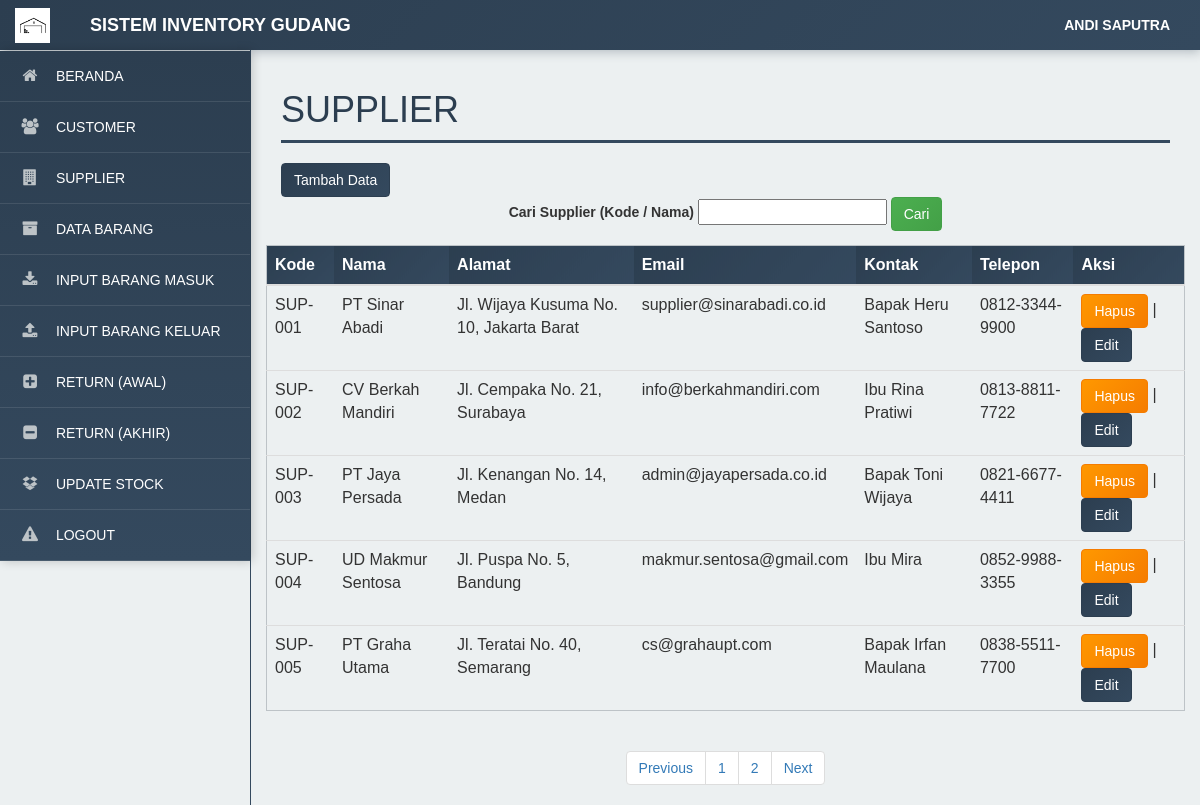
Screenshot of /petugas/index.php?m=supplier&s=awal (signed in) with the database file from the repository.
### tables this page shows
CREATE TABLE `tb_petugas` (
  `kode_petugas` varchar(20) NOT NULL,
  `nama` varchar(255) NOT NULL,
  `job` varchar(255) NOT NULL,
  `username` varchar(255) NOT NULL,
  `password` varchar(255) NOT NULL,
  `otorisasi` varchar(255) NOT NULL,
  `telepon` varchar(255) NOT NULL
);

CREATE TABLE `tb_sup` (
  `kode_sup` varchar(255) NOT NULL,
  `nama_sup` varchar(255) NOT NULL,
  `alamat_sup` text NOT NULL,
  `email_sup` varchar(255) NOT NULL,
  `cp_sup` varchar(255) NOT NULL,
  `telepon_sup` varchar(255) NOT NULL
);

### petugas/modul/supplier/paging.php (the view, shortened to what this page needs)
<?php
include '../koneksi.php';
$batas = 5;
$halaman = isset($_GET['halaman']) && is_numeric($_GET['halaman']) ? (int) $_GET['halaman'] : 1;
$halaman_awal = ($halaman > 1) ? ($halaman * $batas) - $batas : 0;
$data = mysqli_query($koneksi, "SELECT * FROM tb_sup");
$jumlah_data = mysqli_num_rows($data);
$total_halaman = ceil($jumlah_data / $batas);
$next = ($halaman < $total_halaman) ? $halaman + 1 : $total_halaman;
if (isset($_POST['go_supplier'])) {
    $cari = mysqli_real_escape_string($koneksi, $_POST['cari_supplier']);
    $data_supplier = mysqli_query($koneksi, "
        SELECT * FROM tb_sup
        WHERE kode_sup LIKE '%$cari%'
           OR nama_sup LIKE '%$cari%'
        ORDER BY kode_sup ASC
        LIMIT $halaman_awal, $batas
    ");
} else {
    $data_supplier = mysqli_query($koneksi, "
        SELECT * FROM tb_sup
        ORDER BY CAST(SUBSTRING_INDEX(kode_sup, '-', -1) AS UNSIGNED) ASC
        LIMIT $halaman_awal, $batas
    ");
}
while ($row = mysqli_fetch_assoc($data_supplier)) {
    ?>
    <tr>
        <td><?= $row['kode_sup']; ?></td>
        <td><?= $row['nama_sup']; ?></td>
        <td><?= $row['alamat_sup']; ?></td>
        <td><?= $row['email_sup']; ?></td>
        <td><?= $row['cp_sup']; ?></td>
        <td><?= $row['telepon_sup']; ?></td>
        <td>
            <a href="index.php?m=supplier&s=hapus&kode_sup=<?= $row['kode_sup']; ?>"
                onclick="return confirm('Yakin Akan Dihapus?')">
                <button class="btn btn-danger">Hapus</button>
            </a>
            |
            <a href="index.php?m=supplier&s=ubah&kode_sup=<?= $row['kode_sup']; ?>">
                <button class="btn btn-primary">Edit</button>
            </a>
        </td>
    </tr>
    <?php
}
?>

### petugas/modul/supplier/title.php (shortened to what this page needs)
<!DOCTYPE html>
<html>
<head>
  <link href="../vendor/css/bootstrap/bootstrap.min.css" rel="stylesheet">
  <link href="../vendor/css/bootstrap/bootstrap.css" rel="stylesheet">
  <link href="../vendor/font-awesome/css/font-awesome.min.css" rel="stylesheet" type="text/css">
  <link href="../css/tampilanadmin.css" rel="stylesheet">
</head>
<body>
  <div id="wrapper">
    <nav class="navbar navbar-default navbar-static-top" role="navigation" style="margin-bottom: 0">
      <div class="navbar-header">
        <a class="navbar-brand" href="index.php" style="display: flex; align-items: center;">
          <img src="coba1.jpg" alt="Logo" style="height:35px; margin-right:10px;">
          <a class="navbar-brand">Sistem Inventory Gudang</a>
      </div>
      <?php
      $id = $_SESSION['idinv2'];
      include '../koneksi.php';
      $sql = "SELECT * FROM tb_petugas WHERE kode_petugas = '$id'";
      $query = mysqli_query($koneksi, $sql);
      $r = mysqli_fetch_array($query);
      ?>
      <ul class="nav navbar-top-links navbar-right">
        <li class="dropdown">
          <a class="dropdown-toggle" data-toggle="dropdown" href="#">
            <?php echo $r['nama']; ?>
          </a>
        </li>
      </ul>
      <div class="navbar-default sidebar" role="navigation">
        <div class="sidebar-nav navbar-collapse">
          <ul class="nav" id="side-menu">
            <li>
              <a href="?m=awal.php">
                <i class="fa fa-home"></i> Beranda
              </a>
            </li>
            <li>
              <a href="?m=customer&s=awal">
                <i class="fa fa-users"></i> Customer
              </a>
            </li>
            <li>
              <a href="?m=supplier&s=awal">
                <i class="fa fa-building"></i> Supplier
              </a>
            </li>
            <li>
              <a href="?m=barang&s=awal">
                <i class="fa fa-archive"></i> Data Barang
              </a>
            </li>
            <li>
              <a href="?m=barangMasuk&s=awal">
                <i class="fa fa-download"></i> Input Barang Masuk
              </a>
            </li>
            <li>
              <a href="?m=barangKeluar&s=awal">
                <i class="fa fa-upload"></i> Input Barang Keluar
              </a>
            </li>
            <li>
              <a href="?m=koreksiMasuk&s=awal">
                <i class="fa fa-plus-square"></i> Return (Awal)
              </a>
            </li>
            <li>
              <a href="?m=koreksiKeluar&s=awal">
                <i class="fa fa-minus-square"></i> Return (Akhir)
              </a>
            </li>
            <li>
              <a href="?m=updatestock&s=awal">
                <i class="fa fa-dropbox"></i> Update Stock
              </a>
            </li>
            <li>
              <a href="logout.php" onclick="return confirm('Yakin Ingin Logout?')">
                <i class="fa fa-warning"></i> Logout
              </a>
            </li>
          </ul>
        </div>
      </div>
    </nav>
    <div id="page-wrapper">
      <div class="row">
        <div class="col-lg-12">
          <h1 class="page-header">Supplier</h1>
        </div>
      </div>
      <button type="button" class="btn btn-primary" data-toggle="modal" data-target="#exampleModalCenter">
        Tambah Data
      </button>
      <div class="row">
        <center>
          <form action="" method="POST">
            <label>Cari Supplier (Kode / Nama)</label>
            <input type="text" name="cari_supplier">
            <button type="submit" name="go_supplier" class="btn btn-success">Cari</button>
          </form>
        </center>
      </div>
      <div class="row">
        <div class="table-responsive table--no-card m-b-30">
          <table class="table table-borderless table-striped table-earning">
            <thead>
              <tr>
                <th>Kode</th>
                <th>Nama</th>
                <th>Alamat</th>
                <th>Email</th>
                <th>Kontak</th>
                <th>Telepon</th>
                <th>Aksi</th>
              </tr>
            </thead>
            <tbody>
              <?php
              include 'paging.php';
              ?>
            </tbody>
          </table>
          <center>
            <ul class="pagination justify-content-center">
              <li class="page-item">
                <a class="page-link" <?php if ($halaman > 1) {
                  echo "href='?m=supplier&s=awal&halaman=$previous'";
                } ?>>Previous</a>
              </li>
              <?php
              for ($x = 1; $x <= $total_halaman; $x++) {
                ?>
                <li class="page-item"><a class="page-link"
                    href="?m=supplier&s=awal&halaman=<?php echo $x ?>"><?php echo $x; ?></a></li>
                <?php
              }
              ?>
              <li class="page-item">
                <a class="page-link" <?php if ($halaman < $total_halaman) {
                  echo "href='?m=supplier&s=awal&halaman=$next'";
                } ?>>Next</a>
              </li>
            </ul>
          </center>
        </div>
      </div>
    </div>
  </div>
</body>
</html>

### css/tampilanadmin.css (style rules this page uses)
body { font-family: Arial, sans-serif; background-color: #ecf0f1; }
h1 { text-transform: uppercase; font-weight: 500; color: #2c3e50; }
#wrapper { width: 100%; }
#page-wrapper { min-height: 568px; padding: 0 15px; background-color: #ecf0f1; }
@media (min-width: 768px) { #page-wrapper { position: inherit; margin: 0 0 0 250px; padding: 0 30px; border-left: 1px solid #34495e; } }
.navbar { background: linear-gradient(135deg, #2c3e50, #34495e); border: none; font-family: Arial, sans-serif; font-weight: 700; text-transform: uppercase; box-shadow: 0 2px 10px rgba(44, 62, 80, 0.3); }
.navbar-brand { color: #ffffff !important; font-weight: bold; }
.navbar-top-links { margin-right: 0; margin-left: auto; }
.navbar-top-links li { display: inline-block; }
.navbar-top-links li:last-child { margin-right: 15px; }
.navbar-top-links li a { display: block; padding: 15px; min-height: 50px; color: #ffffff !important; }
.sidebar { background: linear-gradient(180deg, #2c3e50, #34495e); box-shadow: 2px 0 10px rgba(0,0,0,0.2); }
.sidebar .sidebar-nav.navbar-collapse { padding: 0; }
.sidebar ul li { border-bottom: 1px solid rgba(255, 255, 255, 0.1); position: relative; overflow: hidden; }
.sidebar ul li a { display: block; padding: 15px 20px; color: #ffffff; text-decoration: none; transition: all 0.3s ease; position: relative; font-weight: 500; font-size: 14px; z-index: 1; }
.sidebar ul li a i { margin-right: 12px; width: 20px; text-align: center; transition: all 0.3s ease; font-size: 16px; color: #bdc3c7; }
@media (min-width: 768px) { .sidebar { position: absolute; z-index: 1; width: 250px; margin-top: 51px; } }
.btn-primary { background: linear-gradient(135deg, #2c3e50, #34495e) !important; border-color: #2c3e50 !important; color: #ffffff !important; }
.btn-success { background: linear-gradient(135deg, #4CAF50, #43A047) !important; border-color: #43A047 !important; color: #ffffff !important; }
.btn-danger { background: linear-gradient(135deg, #FF9800, #F57C00) !important; border-color: #F57C00 !important; color: #ffffff !important; }
.table-striped tbody tr:nth-of-type(odd) { background-color: #ecf0f1; }
.table thead th { background: linear-gradient(135deg, #2c3e50, #34495e); color: #ffffff; border-color: #2c3e50; }
.table { border: 1px solid #bdc3c7; }
a { color: #2c3e50; transition: color 0.3s ease; }
.page-header { color: #2c3e50 !important; border-bottom: 3px solid #34495e; padding-bottom: 10px; }

### rows the page displays
tb_petugas: nama "ANDI SAPUTRA"
tb_sup: kode_sup "SUP-001", nama_sup "PT Sinar Abadi", alamat_sup "Jl. Wijaya Kusuma No. 10, Jakarta Barat", email_sup "supplier@sinarabadi.co.id", cp_sup "Bapak Heru Santoso", telepon_sup "0812-3344-9900"
tb_sup: kode_sup "SUP-002", nama_sup "CV Berkah Mandiri", alamat_sup "Jl. Cempaka No. 21, Surabaya", email_sup "info@berkahmandiri.com", cp_sup "Ibu Rina Pratiwi", telepon_sup "0813-8811-7722"
tb_sup: kode_sup "SUP-003", nama_sup "PT Jaya Persada", alamat_sup "Jl. Kenangan No. 14, Medan", email_sup "admin@jayapersada.co.id", cp_sup "Bapak Toni Wijaya", telepon_sup "0821-6677-4411"
tb_sup: kode_sup "SUP-004", nama_sup "UD Makmur Sentosa", alamat_sup "Jl. Puspa No. 5, Bandung", email_sup "makmur.sentosa@gmail.com", cp_sup "Ibu Mira", telepon_sup "0852-9988-3355"
tb_sup: kode_sup "SUP-005", nama_sup "PT Graha Utama", alamat_sup "Jl. Teratai No. 40, Semarang", email_sup "cs@grahaupt.com", cp_sup "Bapak Irfan Maulana", telepon_sup "0838-5511-7700"
